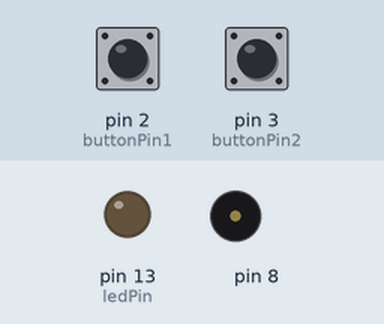
This sketch was run on a simulated Arduino Uno, built with avr-gcc and run on an emulated ATmega328P. Parts: output pins drawn as LEDs (lit = HIGH), buzzer (waves = sounding). The test bench sets the inputs (shaded band); at power-on: pin 3 (buttonPin2) LOW, pin 2 (buttonPin1) LOW.

Above: at 1.2 s.
1.3 s: pin 3 (buttonPin2) pulled HIGH for 0.15 s
At 1.9 s:
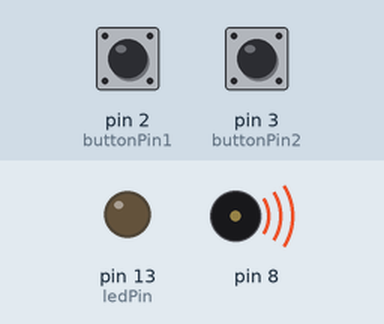
4.4 s: pin 2 (buttonPin1) pulled HIGH for 0.15 s
At 4.47 s:
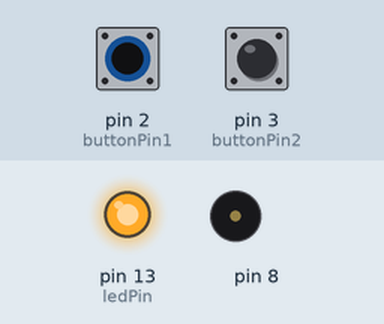
6.0 s: pin 2 (buttonPin1) pulled HIGH for 3.2 s
At 10.4 s:
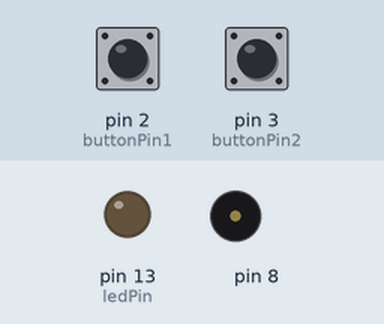
10.7 s: pin 3 (buttonPin2) pulled HIGH for 1 s
At 11.4 s:
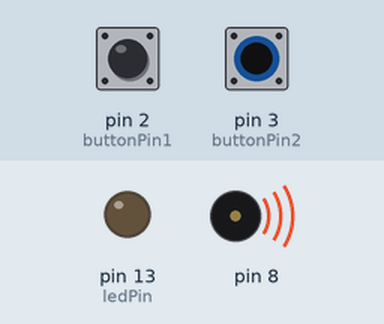
13.7 s: pin 2 (buttonPin1) driven HIGH and pin 3 (buttonPin2) driven HIGH
At 14.4 s:
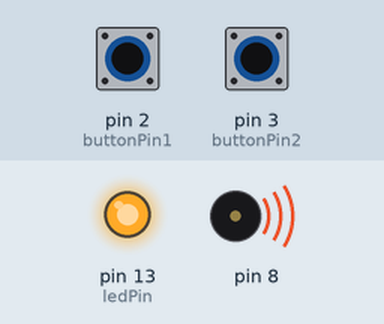
16.7 s: pin 3 (buttonPin2) driven LOW
At 18.6 s:
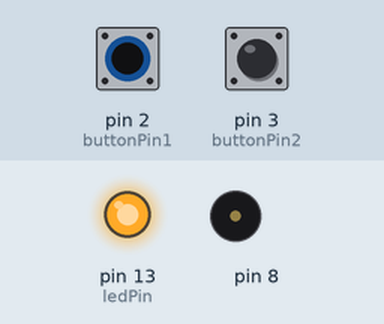
Timing chart, 0 to 20.1 s (numbered marks = the images above; inputs shaded):
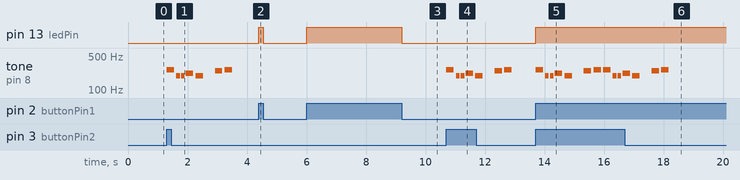

The sketch:

test.ino
```cpp
/*
  Milestone 1
  @authors: Jack Noyes & Nic Maffucci
  @date 9/3/24

  Description:
*/
#include "pitches.h"
// constants won't change. They're used here to set pin numbers:
const int buttonPin1 = 2;  // the number of the pushbutton pin
const int buttonPin2 = 3;
const int ledPin = 13;

// variables will change:
int buttonState1 = 0;  // variable for reading the pushbutton status

int buttonState2 = 0; // variable for the second button on pin3

int melody[] = {
  NOTE_C4, NOTE_G3, NOTE_G3, NOTE_A3, NOTE_G3, 0, NOTE_B3, NOTE_C4
};

// note durations: 4 = quarter note, 8 = eighth note, etc.:
int noteDurations[] = {
  4, 8, 8, 4, 4, 4, 4, 4
};

void setup() {
  // initialize the pushbutton pin as an input:
  pinMode(buttonPin1, INPUT);
  pinMode(buttonPin2, INPUT);
  pinMode(ledPin, OUTPUT);
}

void loop() {
  // read the state of the pushbutton value:
  buttonState1 = digitalRead(buttonPin1);
  buttonState2 = digitalRead(buttonPin2);

  // check if the pushbutton is pressed. If it is, the buttonState is HIGH:
  if (buttonState1 == HIGH) {
    // Play C4
    digitalWrite(ledPin, HIGH);
  }
  else
  {
    digitalWrite(ledPin, LOW);
  }

  if (buttonState2 == HIGH) {
    // play G3
    // iterate over the notes of the melody:
    for (int thisNote = 0; thisNote < 8; thisNote++) {

      // to calculate the note duration, take one second divided by the note type.
      //e.g. quarter note = 1000 / 4, eighth note = 1000/8, etc.
      int noteDuration = 1000 / noteDurations[thisNote];
      tone(8, melody[thisNote], noteDuration);

      // to distinguish the notes, set a minimum time between them.
      // the note's duration + 30% seems to work well:
      int pauseBetweenNotes = noteDuration * 1.30;
      delay(pauseBetweenNotes);
      // stop the tone playing:
      noTone(8);
    }
  }
}
```

Measured:
- after the input at 1.3 s, tone on pin 8: plays 262 Hz for 0.25 s, 196 Hz for 0.13 s, 196 Hz for 0.13 s, 220 Hz for 0.25 s, 196 Hz for 0.25 s, 247 Hz for 0.25 s … (7 notes in this stretch), starting at once
- after the input at 4.4 s, pin 13 (ledPin): LOW → HIGH at once, → LOW 0.15 s later
- after the input at 6.0 s, pin 13 (ledPin): LOW → HIGH at once, → LOW 3.2 s later
- after the input at 10.7 s, tone on pin 8: plays 262 Hz for 0.25 s, 196 Hz for 0.13 s, 196 Hz for 0.13 s, 220 Hz for 0.25 s, 196 Hz for 0.25 s, 247 Hz for 0.25 s … (7 notes in this stretch), starting at once
- after the input at 13.7 s, pin 13 (ledPin): LOW → HIGH at once; tone on pin 8: plays 262 Hz for 0.25 s, 196 Hz for 0.13 s, 196 Hz for 0.13 s, 220 Hz for 0.25 s, 196 Hz for 0.25 s, 247 Hz for 0.25 s … (11 notes in this stretch), starting at once
- after the input at 16.7 s, tone on pin 8: goes on until 18.2 s, then stays silent
